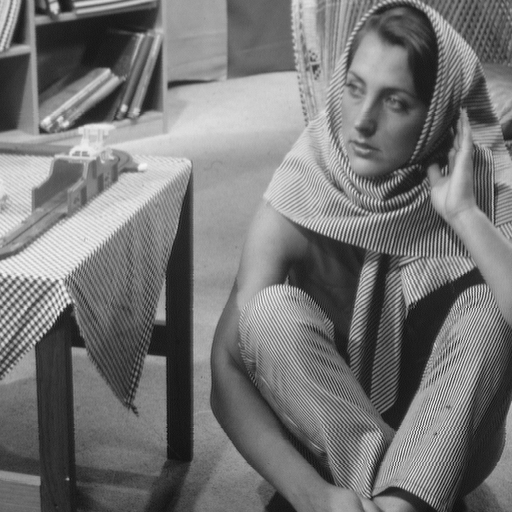
#> input picture data/barbara.png, 512 x 512 px
$ jupyter execute lez_15_IRLS_MOD_l1Denoising.ipynb
#> lines starting #> are read from the running program, lines starting #| are printed output that depends on the picture
[cell 1]
from skimage.io import imread
import numpy as np
from scipy.io import loadmat
from matplotlib import pyplot as plt
import time

[cell 2]
rootfolder = '../data'

IRLS Algorithm
--------------
Define the problem parameters

[cell 3]
A = np.array([[1, 3], [3, 1]]) # low dimensions to plot it, you can test larger sizes
b = np.array([-1, 2])

lmbda = 0.5

The function to be minimized is $\frac{1}{2}\|Ax-b\|_2^2 + \lambda \|x\|_1$

[cell 4]
f = lambda x: 0.5 * np.sum((A @ x - b) ** 2) + lmbda * np.sum(np.abs(x))

# derivative of f from matrix calculus
df = lambda x: A.T @ (A @ x) - A.T @ b

Plot the function

[cell 5]
# this function has been prepared only for the visualization sake, no need to go through this but it renders some nice
# graphics :)
F = lambda r1, r2: (r1 * A[0, 0] + r2 * A[0, 1] - b[0]) ** 2 + (r1 * A[1, 0] + r2 * A[1,1] - b[1]) ** 2 + lmbda * (np.abs(r1) + np.abs(r2))
xx, yy = np.meshgrid(np.arange(-10, 10, 1), np.arange(-10, 10, 1))

fig = plt.figure()
ax = plt.axes(projection='3d')
ax.plot_surface(xx, yy, F(xx, yy), edgecolor=[0, 0, 1], alpha=0.5, facecolor=[0, 1, 1])
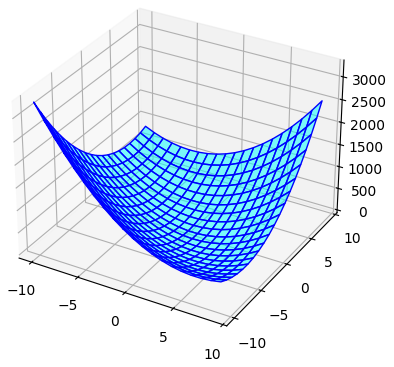
#> figure drawn by matplotlib, 1 panel

Set the parameters

[cell 6]
MAX_ITER = 1e3
TOL_DIST_X = 1e-10

Initialization: test different inizializations, the function is convex, you always converge to the same solution

[cell 7]
x0 = np.array([5, -10])

# initialization
all_x = [x0]
distanceX = 1e10  # stopping criteria
cnt = 0
delta = 1e-6

Main loop

[cell 8]
while cnt < MAX_ITER and distanceX > TOL_DIST_X:
    x = all_x[-1]

    # compute the weight matrix
    W = np.diag(1 / (np.abs(x) + delta))

    # solve the weighted regularized LS system
    x_current = np.linalg.inv(A.T @ W @ A + lmbda * np.eye(2)) @ (A.T @ W @ b)

    distanceX = np.linalg.norm(x - x_current)

    # store the estimate
    # update all_x
    all_x.append(x_current)

    cnt = cnt + 1

Plot all the estimates

[cell 9]
# plot the new estimate
xxplot = [x[0] for x in all_x]
yyplot = [x[1] for x in all_x]
zzplot = F(np.array(xxplot), np.array(yyplot))

fig = plt.figure(figsize=(10,10))
ax = plt.axes(projection='3d')
ax.plot_surface(xx, yy, F(xx, yy), edgecolor=[0, 0, 1], alpha=0.5, facecolor=[0, 1, 1])
ax.plot3D(xxplot, yyplot, zzplot, 'r-o')
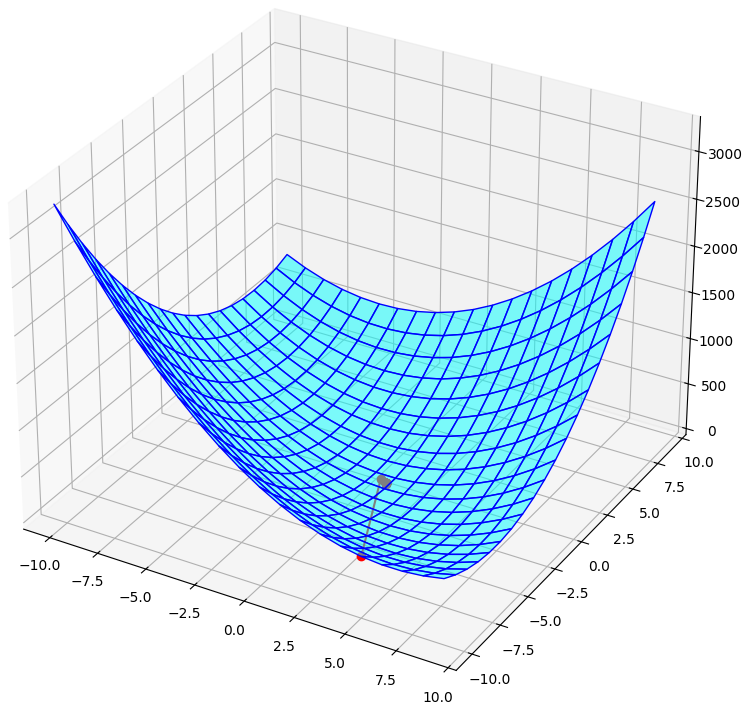
#> figure drawn by matplotlib, 1 panel

[cell 10]
print(f'nr of iteration of IRLS (before stopping criteria met): {cnt}\n')
print(f'Solution of IRLS: [{x_current[0]:.4f}, {x_current[1]:.4f}]\n')
print(f'Value of the functional: {f(x_current):.4f}\n')

MOD dictionary learning
-----------------------
Useful function for plot the 2D DCT dictionary

[cell 11]
def get_dictionary_img(D):
    M, N = D.shape
    p = int(round(np.sqrt(M)))
    nnn = int(np.ceil(np.sqrt(N)))
    bound = 2
    img = np.ones((nnn*p+bound*(nnn-1), nnn*p+bound*(nnn-1)))
    for i in range(N):
        m = np.mod(i, nnn)
        n = int((i-m)/nnn)
        m = m * p + bound * m
        n = n * p + bound * n
        atom = D[:, i].reshape((p, p))
        if atom.min() < atom.max():
            atom = (atom - atom.min()) / (atom.max() - atom.min())
        img[m: m + p, n: n + p] = atom

    return img

Define a function to perform the sparse coding using your favorite algorithm (IRLS, FISTA or ISTA)

[cell 12]
def IRLS(s, D, lmbda, x0=None):
    if x0 is None:
        x0 = np.zeros(D.shape[1])
    delta = 1e-6
    max_iter = 20
    distanceX = 1e10
    toll_x = 1e-3

    x = x0

    cnt = 0
    while cnt < max_iter or distanceX > toll_x:
        W = np.diag(1 / (np.abs(x) + delta))
        # solve the weighted regularized LS system
        x_new = np.linalg.solve((2 * lmbda * W + D.T @ D), D.T @ s)
        distanceX = np.linalg.norm(x - x_new, ord=2)
        x = x_new
        cnt = cnt + 1
    return x_new

Load the image and rescale it in [0,1]

[cell 13]
img = imread(f'{rootfolder}/barbara.png') / 255
#> img: shape (512, 512) float64; min 0.0471, max 0.965, mean 0.46
imsz = img.shape
#> imsz = (512, 512)

Set the parameters

[cell 14]
# patch size
p = 8

# number of elements in the patchfrom skimage.io import imread
M = p ** 2

# number of columns in the dictionary
N = 96

# extract the random patches from the noisy image
npatch = 1000

# only few MOD iterations are needed for a good dictionary
max_iter = 10

lmbda = 0.1

Extract $npatch$ random patches from the image

[cell 15]
S = np.zeros((M, npatch))
for i in range(npatch):
    x = np.random.randint(0, imsz[0] - p)
    y = np.random.randint(0, imsz[1] - p)
    S[:, i] = img[x:x + p, y:y + p].ravel()
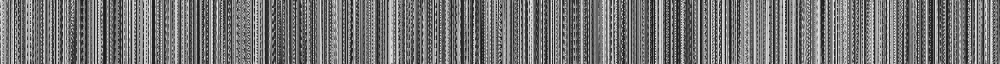
#> S: shape (64, 1000) float64; min 0.0471, max 0.953, mean 0.459
